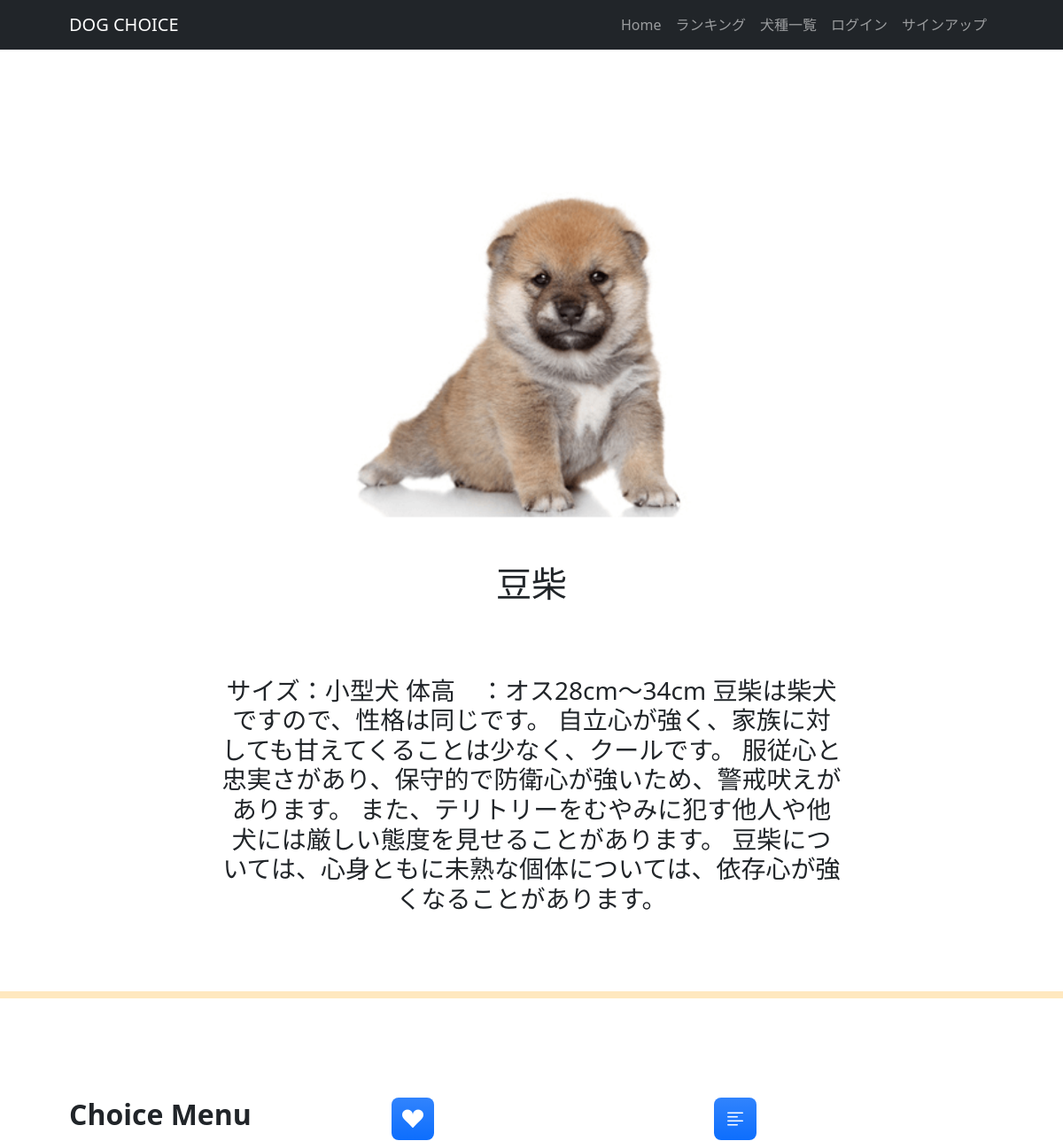
The page /dog_detail/10/ (upper part) on the database as committed earlier.
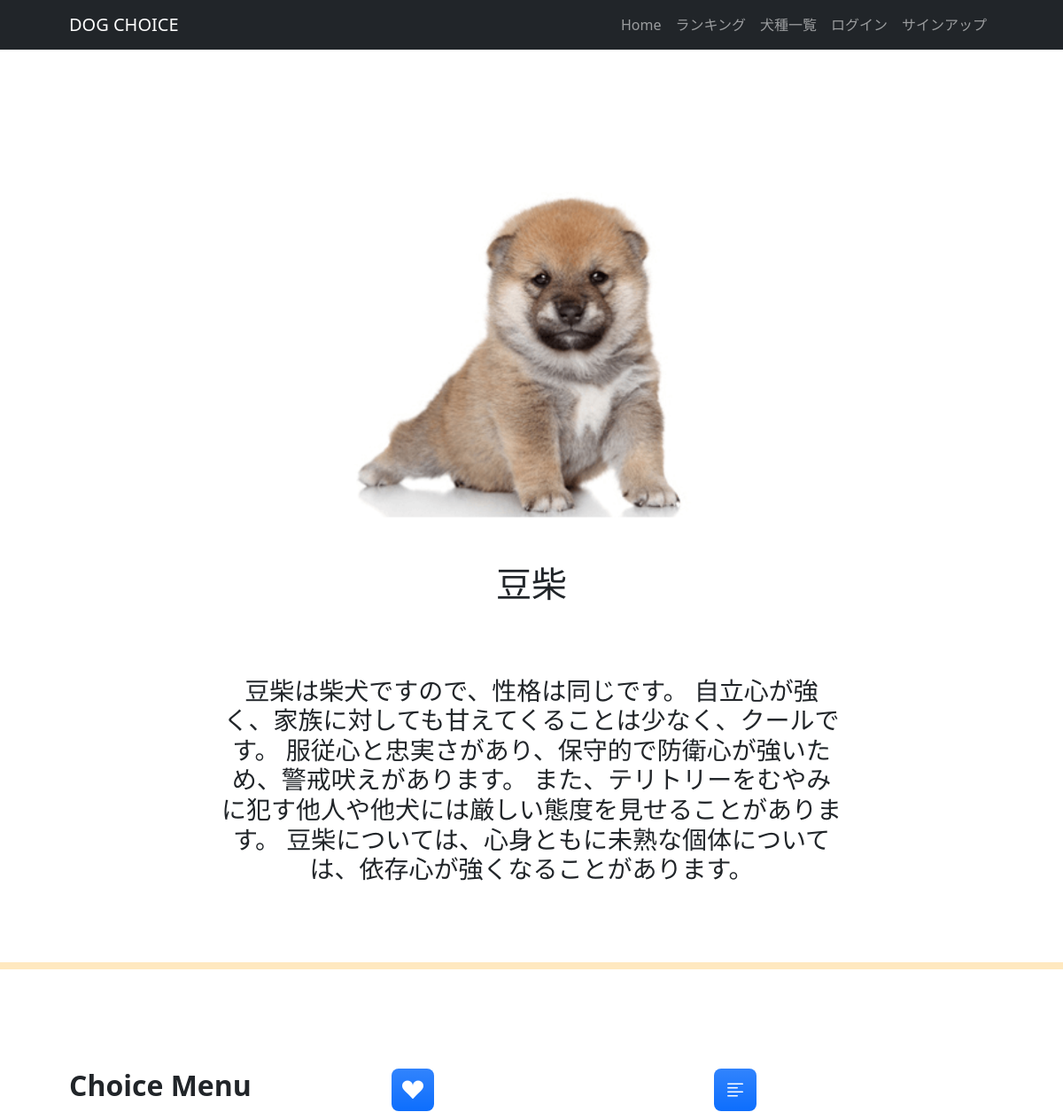
The same page on the database as committed later.
### dogapp/models.py (models this page shows, shortened)
class Dogs(models.Model):
    dog_name = models.CharField(verbose_name='犬名', max_length=200)
    image = models.ImageField(verbose_name='イメージ', upload_to='photos')
    comment = models.TextField(verbose_name='コメント',)

### dogapp/views.py (the view)
# urls.py: path('dog_detail/<int:pk>/', views.DetailView.as_view(), name='dog_detail'),
class DetailView(DetailView):
    template_name = 'dog_detail.html'
    model = Dogs

### dogapp/templates/dog_detail.html (shortened to what this page needs)
{% extends 'base.html' %}
{% load static %}
    {% block contents %}
    <br><br><br>
            <br>
            <div class="container">
                <div class="row">
                    <div class="col offset-0 text-center">
                        <img src="{{ object.image.url }}" class="img-fluid rounded-3 my-5 mx-auto" style="max-width: 50%;" alt="...">
                        <h1>{{ object.dog_name }}</h1><br><br><br>
                        <h3 class="text-center" style="max-width: 700px; margin: 0 auto;">{{ object.comment }}</h3>
                    </div>
                </div>
            </div>
            <br><br><br>
        <hr style="border: 4px solid orange;">
    {% endblock %}

Rows that differ between the two databases and show on the page:
changed Dogs "豆柴": comment "サイズ：小型犬 体高 ：オス28cm～34cm 豆柴は柴犬ですので、性格は同じです。 自立心が強く、家族に対しても甘えてくることは少なく、クールです。 服従心と忠実さがあり、保守的で防衛心が強いため、警戒吠えがあります。 また、テリトリーをむやみに犯す他人や他犬には厳しい態度を見せることがあります。…" → "豆柴は柴犬ですので、性格は同じです。 自立心が強く、家族に対しても甘えてくることは少なく、クールです。 服従心と忠実さがあり、保守的で防衛心が強いため、警戒吠えがあります。 また、テリトリーをむやみに犯す他人や他犬には厳しい態度を見せることがあります。…"
